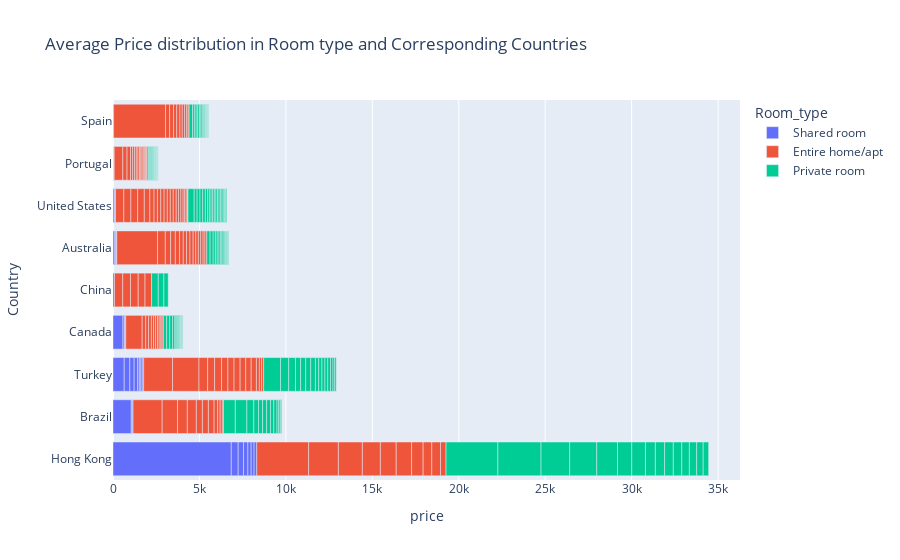

Notebook code for this chart:
### Code cell
fig=px.bar(price_Df,x='price',y='Country',title='Average Price distribution in Room type and Corresponding Countries',
           color='Room_type')
fig.show()

### Figure 1 — Plotly figure (JSON) as saved in the notebook; plotly's stock layout.template omitted (floating-point values rounded to 4 significant figures)
{"data": [{"alignmentgroup": "True", "hovertemplate": "Room_type=Shared room<br>price=%{x}<br>Country=%{y}<extra></extra>", "legendgroup": "Shared room", "marker": {"color": "#636efa", "pattern": {"shape": ""}}, "name": "Shared room", "offsetgroup": "Shared room", "orientation": "h", "showlegend": true, "textposition": "auto", "type": "bar", "x": [6842.0, 1058.0, 649, 576, 400, 325, 310.3, 251, 248, 208, 188.5, 168.5, 157, 94.89, 87, 86, 82.33, 81, 80, 79, 75, 62.5, 60, 54, 48, 46, 39, 35, 30, 25, 20, 17, 17, 16, 15, 12], "xaxis": "x", "y": ["Hong Kong", "Brazil", "Turkey", "Canada", "Hong Kong", "Turkey", "Hong Kong", "Hong Kong", "Turkey", "Turkey", "Hong Kong", "Hong Kong", "Hong Kong", "Turkey", "Turkey", "China", "Turkey", "Canada", "Australia", "Turkey", "United States", "Australia", "Australia", "Brazil", "Brazil", "Canada", "United States", "Canada", "United States", "Portugal", "Spain", "Portugal", "Spain", "Australia", "Portugal", "Portugal"], "yaxis": "y"}, {"alignmentgroup": "True", "hovertemplate": "Room_type=Entire home/apt<br>price=%{x}<br>Country=%{y}<extra></extra>", "legendgroup": "Entire home/apt", "marker": {"color": "#EF553B", "pattern": {"shape": ""}}, "name": "Entire home/apt", "offsetgroup": "Entire home/apt", "orientation": "h", "showlegend": true, "textposition": "auto", "type": "bar", "x": [3000, 2999, 2356, 1723.0, 1685.0, 1672.0, 1530, 1385, 1042.0, 950, 916.7, 888.8, 888.1, 667, 566.7, 522.2, 502, 502, 501, 500, 483.1, 479, 452.4, 447.5, 447, 408, 401, 400.9, 393, 392.6, 382.9, 381, 368.7, 356, 350.6, 350.5, 347, 330, 324.8, 322.8, 322, 316.2, 304.5, 301, 275.4, 243.3, 242, 241.7, 239.3, 225.5, 214.5, 205.7, 204.6, 200, 195.7, 195, 193.4, 193.3, 192, 185, 185, 184, 183.8, 174, 172.9, 171.6, 171.2, 168.6, 159.9, 154, 148, 142, 137.6, 136.4, 135, 135, 133.6, 133.2, 129.7, 127, 127, 127, 123.5, 121, 114.4, 110, 109.8, 109.5, 109, 103.4, 103, 100.7, 99, 95.94, 93.33, 92.5, 90, 90, 78.6, 76, 70, 70, 70, 69.42, 67, 60.96, 59, 56.3, 55, 45, 25], "xaxis": "x", "y": ["Spain", "Hong Kong", "Australia", "Hong Kong", "Brazil", "Turkey", "Turkey", "Hong Kong", "Hong Kong", "Canada", "Hong Kong", "Hong Kong", "Brazil", "Hong Kong", "Brazil", "Brazil", "Hong Kong", "Hong Kong", "Turkey", "Portugal", "United States", "China", "Australia", "China", "China", "United States", "Turkey", "Turkey", "China", "United States", "United States", "China", "Turkey", "Turkey", "Turkey", "Brazil", "Brazil", "Brazil", "Turkey", "United States", "Hong Kong", "Turkey", "Australia", "Turkey", "Australia", "Portugal", "Australia", "United States", "Spain", "Spain", "Australia", "Brazil", "Canada", "Portugal", "United States", "Australia", "Australia", "United States", "United States", "United States", "Spain", "Spain", "Australia", "Turkey", "United States", "United States", "United States", "Canada", "Canada", "Australia", "Australia", "Brazil", "Australia", "Australia", "Spain", "United States", "Spain", "United States", "United States", "Turkey", "Brazil", "Canada", "Portugal", "Turkey", "Canada", "Spain", "Portugal", "Canada", "Australia", "Australia", "Portugal", "Canada", "Canada", "Spain", "Portugal", "United States", "United States", "Portugal", "Portugal", "United States", "Canada", "Canada", "Portugal", "Portugal", "Brazil", "Portugal", "Portugal", "Portugal", "Spain", "Portugal", "United States"], "yaxis": "y"}, {"alignmentgroup": "True", "hovertemplate": "Room_type=Private room<br>price=%{x}<br>Country=%{y}<extra></extra>", "legendgroup": "Private room", "marker": {"color": "#00cc96", "pattern": {"shape": ""}}, "name": "Private room", "offsetgroup": "Private room", "orientation": "h", "showlegend": true, "textposition": "auto", "type": "bar", "x": [2999, 2496, 1657.0, 1565.0, 1201, 975.5, 825, 790.6, 684.5, 670.5, 573.8, 535.9, 502, 490.3, 473.7, 439.6, 421.1, 400.2, 389.6, 385, 377, 359.8, 325.5, 315.7, 296.3, 295, 291.2, 272.5, 270.5, 251, 236, 232.2, 226, 200, 194.5, 191, 190.8, 190.2, 186.5, 184.5, 179, 174.5, 174, 167, 167, 166.2, 163.3, 159.2, 158, 151.7, 142, 129.5, 129, 126, 109.3, 109.0, 104.5, 101, 101, 100, 100, 100, 95, 95, 95, 94.43, 91.5, 91.5, 91, 88.25, 88.24, 86, 83.71, 83.33, 83, 81.39, 80, 76.5, 73.67, 73.5, 72.24, 68, 67.67, 66.58, 64.17, 63.5, 62.5, 60, 60, 58.8, 56, 55, 55, 55, 53.86, 53.33, 52, 51.5, 51.17, 50.25, 49.38, 44.08, 43.86, 42.26, 41, 41, 40.29, 40, 40, 40, 40, 39, 38, 38, 36.68, 35, 33, 27.5, 26.67, 24.5, 24, 24, 22, 20], "xaxis": "x", "y": ["Hong Kong", "Hong Kong", "Hong Kong", "Hong Kong", "Hong Kong", "Turkey", "Hong Kong", "Hong Kong", "Brazil", "Brazil", "Hong Kong", "Hong Kong", "Hong Kong", "Hong Kong", "Turkey", "Hong Kong", "Hong Kong", "Brazil", "Turkey", "China", "Hong Kong", "United States", "China", "Hong Kong", "Turkey", "Turkey", "Turkey", "Brazil", "Turkey", "China", "Brazil", "Brazil", "Brazil", "Spain", "Australia", "Canada", "Turkey", "Brazil", "Turkey", "Brazil", "Canada", "Australia", "Turkey", "United States", "United States", "Canada", "Turkey", "Turkey", "United States", "United States", "Turkey", "Canada", "Australia", "United States", "Spain", "Australia", "United States", "United States", "Brazil", "Australia", "Spain", "Turkey", "United States", "Spain", "Spain", "United States", "United States", "United States", "United States", "Turkey", "United States", "Brazil", "Australia", "Australia", "Spain", "United States", "Portugal", "Spain", "Portugal", "United States", "Australia", "United States", "Australia", "United States", "Canada", "United States", "Australia", "Portugal", "Portugal", "Canada", "Brazil", "Canada", "Canada", "Spain", "Portugal", "Portugal", "Australia", "Australia", "Spain", "Spain", "Canada", "Canada", "Spain", "Portugal", "Brazil", "Australia", "Spain", "Canada", "Portugal", "Canada", "Australia", "Canada", "Spain", "Portugal", "Portugal", "Spain", "Spain", "Portugal", "Portugal", "Portugal", "Canada", "Spain", "Portugal", "Spain"], "yaxis": "y"}], "layout": {"barmode": "relative", "legend": {"title": {"text": "Room_type"}, "tracegroupgap": 0}, "title": {"text": "Average Price distribution in Room type and Corresponding Countries"}, "xaxis": {"anchor": "y", "domain": [0, 1], "title": {"text": "price"}}, "yaxis": {"anchor": "x", "domain": [0, 1], "title": {"text": "Country"}}}}
